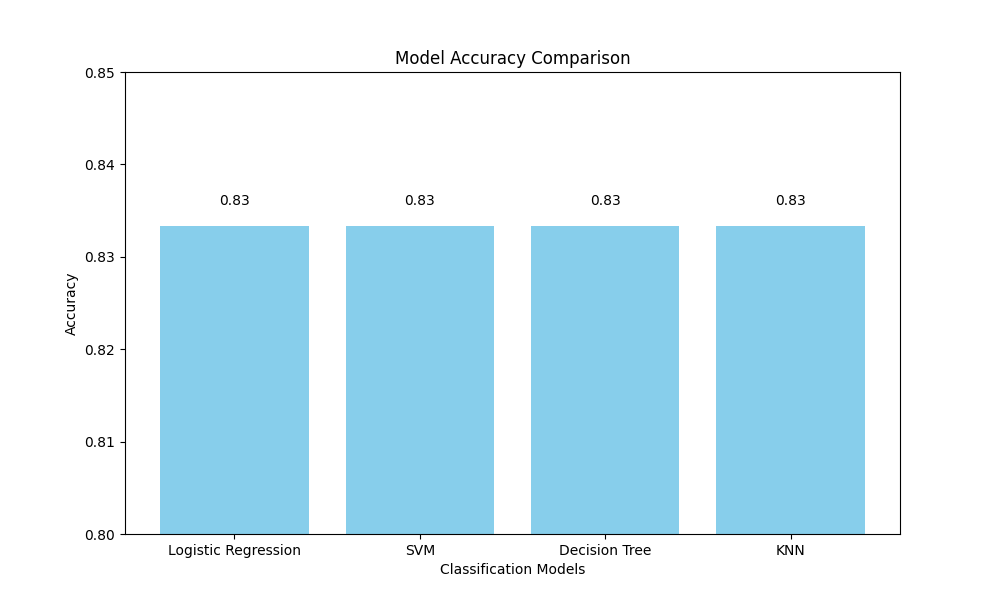

Python code for this plot:
import matplotlib.pyplot as plt

# Define the models and their corresponding accuracies
models = ['Logistic Regression', 'SVM', 'Decision Tree', 'KNN']
accuracies = [0.8333333333333334, 0.8333333333333334, 0.8333333333333334, 0.8333333333333334]

# Create a bar chart
plt.figure(figsize=(10, 6))
plt.bar(models, accuracies, color='skyblue')

# Add title and labels
plt.title('Model Accuracy Comparison')
plt.xlabel('Classification Models')
plt.ylabel('Accuracy')
plt.ylim(0.8, 0.85)  # Set y-axis limits for better visualization

# Display the accuracy values on top of the bars
for i, accuracy in enumerate(accuracies):
    plt.text(i, accuracy + 0.002, round(accuracy, 2), ha='center', va='bottom')

plt.show()
